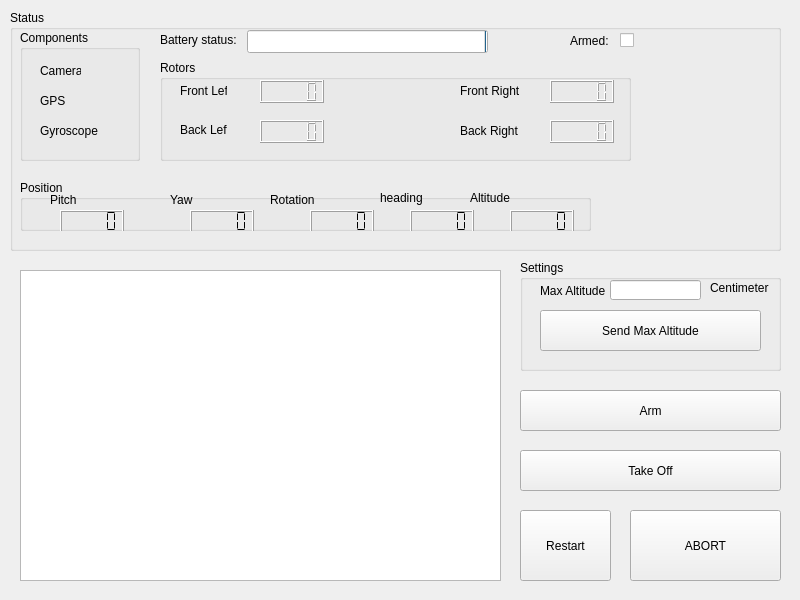
<?xml version="1.0" encoding="UTF-8"?>
<ui version="4.0">
 <class>QuadCopterWindow</class>
 <widget class="QMainWindow" name="QuadCopterWindow">
  <property name="enabled">
   <bool>true</bool>
  </property>
  <property name="geometry">
   <rect>
    <x>0</x>
    <y>0</y>
    <width>800</width>
    <height>600</height>
   </rect>
  </property>
  <property name="minimumSize">
   <size>
    <width>800</width>
    <height>600</height>
   </size>
  </property>
  <property name="maximumSize">
   <size>
    <width>800</width>
    <height>600</height>
   </size>
  </property>
  <property name="windowTitle">
   <string>Quadcopter</string>
  </property>
  <widget class="QWidget" name="centralwidget">
   <widget class="QGroupBox" name="statusBox">
    <property name="geometry">
     <rect>
      <x>10</x>
      <y>10</y>
      <width>771</width>
      <height>241</height>
     </rect>
    </property>
    <property name="title">
     <string>Status</string>
    </property>
    <widget class="QGroupBox" name="componentBox">
     <property name="geometry">
      <rect>
       <x>10</x>
       <y>20</y>
       <width>120</width>
       <height>131</height>
      </rect>
     </property>
     <property name="title">
      <string>Components</string>
     </property>
     <widget class="QLabel" name="cameraLabel">
      <property name="geometry">
       <rect>
        <x>20</x>
        <y>30</y>
        <width>41</width>
        <height>21</height>
       </rect>
      </property>
      <property name="text">
       <string>Camera</string>
      </property>
     </widget>
     <widget class="QLabel" name="gpsLabel">
      <property name="geometry">
       <rect>
        <x>20</x>
        <y>60</y>
        <width>47</width>
        <height>21</height>
       </rect>
      </property>
      <property name="text">
       <string>GPS</string>
      </property>
     </widget>
     <widget class="QLabel" name="gyroscopeLabel">
      <property name="geometry">
       <rect>
        <x>20</x>
        <y>90</y>
        <width>61</width>
        <height>21</height>
       </rect>
      </property>
      <property name="text">
       <string>Gyroscope</string>
      </property>
     </widget>
    </widget>
    <widget class="QGroupBox" name="rotorStatusBox">
     <property name="geometry">
      <rect>
       <x>150</x>
       <y>50</y>
       <width>471</width>
       <height>101</height>
      </rect>
     </property>
     <property name="title">
      <string>Rotors</string>
     </property>
     <widget class="QLabel" name="flLabel">
      <property name="geometry">
       <rect>
        <x>20</x>
        <y>20</y>
        <width>47</width>
        <height>21</height>
       </rect>
      </property>
      <property name="text">
       <string>Front Left</string>
      </property>
     </widget>
     <widget class="QLabel" name="blLabel">
      <property name="geometry">
       <rect>
        <x>20</x>
        <y>60</y>
        <width>47</width>
        <height>20</height>
       </rect>
      </property>
      <property name="text">
       <string>Back Left</string>
      </property>
     </widget>
     <widget class="QLabel" name="frLabel">
      <property name="geometry">
       <rect>
        <x>300</x>
        <y>20</y>
        <width>61</width>
        <height>21</height>
       </rect>
      </property>
      <property name="text">
       <string>Front Right</string>
      </property>
     </widget>
     <widget class="QLabel" name="brLabel">
      <property name="geometry">
       <rect>
        <x>300</x>
        <y>60</y>
        <width>61</width>
        <height>21</height>
       </rect>
      </property>
      <property name="text">
       <string>Back Right</string>
      </property>
     </widget>
     <widget class="QLCDNumber" name="flValue">
      <property name="geometry">
       <rect>
        <x>100</x>
        <y>20</y>
        <width>64</width>
        <height>23</height>
       </rect>
      </property>
     </widget>
     <widget class="QLCDNumber" name="blValue">
      <property name="geometry">
       <rect>
        <x>100</x>
        <y>60</y>
        <width>64</width>
        <height>23</height>
       </rect>
      </property>
     </widget>
     <widget class="QLCDNumber" name="frValue">
      <property name="geometry">
       <rect>
        <x>390</x>
        <y>20</y>
        <width>64</width>
        <height>23</height>
       </rect>
      </property>
     </widget>
     <widget class="QLCDNumber" name="brValue">
      <property name="geometry">
       <rect>
        <x>390</x>
        <y>60</y>
        <width>64</width>
        <height>23</height>
       </rect>
      </property>
     </widget>
    </widget>
    <widget class="QProgressBar" name="batteryBar">
     <property name="geometry">
      <rect>
       <x>237</x>
       <y>20</y>
       <width>241</width>
       <height>23</height>
      </rect>
     </property>
     <property name="maximum">
      <number>100</number>
     </property>
     <property name="value">
      <number>0</number>
     </property>
     <property name="textVisible">
      <bool>true</bool>
     </property>
     <property name="invertedAppearance">
      <bool>true</bool>
     </property>
    </widget>
    <widget class="QLabel" name="batteryLabel">
     <property name="geometry">
      <rect>
       <x>150</x>
       <y>20</y>
       <width>81</width>
       <height>20</height>
      </rect>
     </property>
     <property name="text">
      <string>Battery status:</string>
     </property>
    </widget>
    <widget class="QLabel" name="armedLabel">
     <property name="geometry">
      <rect>
       <x>560</x>
       <y>20</y>
       <width>41</width>
       <height>21</height>
      </rect>
     </property>
     <property name="text">
      <string>Armed:</string>
     </property>
    </widget>
    <widget class="QGroupBox" name="positionBox">
     <property name="geometry">
      <rect>
       <x>10</x>
       <y>170</y>
       <width>571</width>
       <height>51</height>
      </rect>
     </property>
     <property name="title">
      <string>Position</string>
     </property>
     <widget class="QLabel" name="pitchLabel">
      <property name="geometry">
       <rect>
        <x>30</x>
        <y>10</y>
        <width>47</width>
        <height>20</height>
       </rect>
      </property>
      <property name="text">
       <string>Pitch</string>
      </property>
     </widget>
     <widget class="QLabel" name="yawLabel">
      <property name="geometry">
       <rect>
        <x>150</x>
        <y>10</y>
        <width>47</width>
        <height>20</height>
       </rect>
      </property>
      <property name="text">
       <string>Yaw</string>
      </property>
     </widget>
     <widget class="QLabel" name="rotationLabel">
      <property name="geometry">
       <rect>
        <x>250</x>
        <y>10</y>
        <width>47</width>
        <height>20</height>
       </rect>
      </property>
      <property name="text">
       <string>Rotation</string>
      </property>
     </widget>
     <widget class="QLabel" name="altitudeLabel">
      <property name="geometry">
       <rect>
        <x>450</x>
        <y>10</y>
        <width>47</width>
        <height>16</height>
       </rect>
      </property>
      <property name="text">
       <string>Altitude</string>
      </property>
     </widget>
     <widget class="QLCDNumber" name="pitchValue">
      <property name="geometry">
       <rect>
        <x>40</x>
        <y>30</y>
        <width>64</width>
        <height>23</height>
       </rect>
      </property>
      <property name="frameShape">
       <enum>QFrame::Box</enum>
      </property>
      <property name="frameShadow">
       <enum>QFrame::Raised</enum>
      </property>
      <property name="lineWidth">
       <number>1</number>
      </property>
      <property name="midLineWidth">
       <number>0</number>
      </property>
      <property name="segmentStyle">
       <enum>QLCDNumber::Flat</enum>
      </property>
     </widget>
     <widget class="QLCDNumber" name="yawValue">
      <property name="geometry">
       <rect>
        <x>170</x>
        <y>30</y>
        <width>64</width>
        <height>23</height>
       </rect>
      </property>
      <property name="segmentStyle">
       <enum>QLCDNumber::Flat</enum>
      </property>
     </widget>
     <widget class="QLCDNumber" name="rotationValue">
      <property name="geometry">
       <rect>
        <x>290</x>
        <y>30</y>
        <width>64</width>
        <height>23</height>
       </rect>
      </property>
      <property name="segmentStyle">
       <enum>QLCDNumber::Flat</enum>
      </property>
     </widget>
     <widget class="QLCDNumber" name="altitudeValue">
      <property name="geometry">
       <rect>
        <x>490</x>
        <y>30</y>
        <width>64</width>
        <height>23</height>
       </rect>
      </property>
      <property name="segmentStyle">
       <enum>QLCDNumber::Flat</enum>
      </property>
     </widget>
     <widget class="QLabel" name="headingLabel">
      <property name="geometry">
       <rect>
        <x>360</x>
        <y>10</y>
        <width>47</width>
        <height>16</height>
       </rect>
      </property>
      <property name="text">
       <string>heading</string>
      </property>
     </widget>
     <widget class="QLCDNumber" name="headingValue">
      <property name="geometry">
       <rect>
        <x>390</x>
        <y>30</y>
        <width>64</width>
        <height>23</height>
       </rect>
      </property>
      <property name="segmentStyle">
       <enum>QLCDNumber::Flat</enum>
      </property>
     </widget>
    </widget>
    <widget class="QCheckBox" name="armedCheck">
     <property name="geometry">
      <rect>
       <x>610</x>
       <y>20</y>
       <width>16</width>
       <height>21</height>
      </rect>
     </property>
     <property name="text">
      <string/>
     </property>
    </widget>
   </widget>
   <widget class="QPushButton" name="abortButton">
    <property name="geometry">
     <rect>
      <x>630</x>
      <y>510</y>
      <width>151</width>
      <height>71</height>
     </rect>
    </property>
    <property name="autoFillBackground">
     <bool>false</bool>
    </property>
    <property name="text">
     <string>ABORT</string>
    </property>
   </widget>
   <widget class="QPushButton" name="takeOff_LandButton">
    <property name="geometry">
     <rect>
      <x>520</x>
      <y>450</y>
      <width>261</width>
      <height>41</height>
     </rect>
    </property>
    <property name="text">
     <string>Take Off</string>
    </property>
   </widget>
   <widget class="QPushButton" name="armButton">
    <property name="enabled">
     <bool>true</bool>
    </property>
    <property name="geometry">
     <rect>
      <x>520</x>
      <y>390</y>
      <width>261</width>
      <height>41</height>
     </rect>
    </property>
    <property name="text">
     <string>Arm</string>
    </property>
   </widget>
   <widget class="QPushButton" name="restartButton">
    <property name="geometry">
     <rect>
      <x>520</x>
      <y>510</y>
      <width>91</width>
      <height>71</height>
     </rect>
    </property>
    <property name="text">
     <string>Restart</string>
    </property>
   </widget>
   <widget class="QGroupBox" name="settingsBox">
    <property name="geometry">
     <rect>
      <x>520</x>
      <y>260</y>
      <width>261</width>
      <height>111</height>
     </rect>
    </property>
    <property name="title">
     <string>Settings</string>
    </property>
    <widget class="QLabel" name="cmLabel">
     <property name="geometry">
      <rect>
       <x>190</x>
       <y>20</y>
       <width>61</width>
       <height>16</height>
      </rect>
     </property>
     <property name="text">
      <string>Centimeter</string>
     </property>
    </widget>
    <widget class="QLabel" name="maxAltitudeLabel">
     <property name="geometry">
      <rect>
       <x>20</x>
       <y>20</y>
       <width>71</width>
       <height>21</height>
      </rect>
     </property>
     <property name="text">
      <string>Max Altitude</string>
     </property>
    </widget>
    <widget class="QLineEdit" name="maxAltitudeInput">
     <property name="geometry">
      <rect>
       <x>90</x>
       <y>20</y>
       <width>91</width>
       <height>20</height>
      </rect>
     </property>
    </widget>
    <widget class="QPushButton" name="sendMaxAltitudeButton">
     <property name="geometry">
      <rect>
       <x>20</x>
       <y>50</y>
       <width>221</width>
       <height>41</height>
      </rect>
     </property>
     <property name="text">
      <string>Send Max Altitude</string>
     </property>
    </widget>
   </widget>
   <widget class="QTextEdit" name="messageOutput">
    <property name="geometry">
     <rect>
      <x>20</x>
      <y>270</y>
      <width>481</width>
      <height>311</height>
     </rect>
    </property>
   </widget>
  </widget>
 </widget>
 <resources/>
 <connections/>
</ui>
